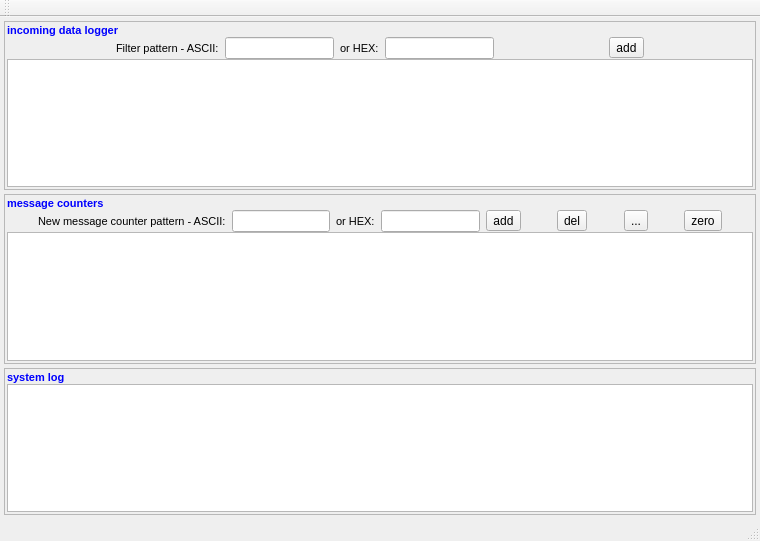
<?xml version="1.0" encoding="UTF-8"?>
<ui version="4.0">
 <class>MainWindow</class>
 <widget class="QMainWindow" name="MainWindow">
  <property name="geometry">
   <rect>
    <x>0</x>
    <y>0</y>
    <width>760</width>
    <height>541</height>
   </rect>
  </property>
  <property name="windowTitle">
   <string>SerialSurveyor</string>
  </property>
  <property name="windowIcon">
   <iconset resource="common.qrc">
    <normaloff>:/icon/port</normaloff>:/icon/port</iconset>
  </property>
  <widget class="QWidget" name="centralWidget">
   <layout class="QVBoxLayout" name="verticalLayout_4">
    <property name="spacing">
     <number>4</number>
    </property>
    <property name="leftMargin">
     <number>4</number>
    </property>
    <property name="topMargin">
     <number>4</number>
    </property>
    <property name="rightMargin">
     <number>4</number>
    </property>
    <property name="bottomMargin">
     <number>4</number>
    </property>
    <item>
     <widget class="QFrame" name="frameLog">
      <property name="frameShape">
       <enum>QFrame::StyledPanel</enum>
      </property>
      <property name="frameShadow">
       <enum>QFrame::Raised</enum>
      </property>
      <layout class="QVBoxLayout" name="verticalLayout">
       <property name="spacing">
        <number>0</number>
       </property>
       <property name="leftMargin">
        <number>2</number>
       </property>
       <property name="topMargin">
        <number>2</number>
       </property>
       <property name="rightMargin">
        <number>2</number>
       </property>
       <property name="bottomMargin">
        <number>2</number>
       </property>
       <item>
        <widget class="QLabel" name="label_7">
         <property name="palette">
          <palette>
           <active>
            <colorrole role="WindowText">
             <brush brushstyle="SolidPattern">
              <color alpha="255">
               <red>0</red>
               <green>0</green>
               <blue>255</blue>
              </color>
             </brush>
            </colorrole>
           </active>
           <inactive>
            <colorrole role="WindowText">
             <brush brushstyle="SolidPattern">
              <color alpha="255">
               <red>0</red>
               <green>0</green>
               <blue>255</blue>
              </color>
             </brush>
            </colorrole>
           </inactive>
           <disabled>
            <colorrole role="WindowText">
             <brush brushstyle="SolidPattern">
              <color alpha="255">
               <red>127</red>
               <green>127</green>
               <blue>126</blue>
              </color>
             </brush>
            </colorrole>
           </disabled>
          </palette>
         </property>
         <property name="font">
          <font>
           <pointsize>8</pointsize>
           <weight>75</weight>
           <bold>true</bold>
          </font>
         </property>
         <property name="text">
          <string>incoming data logger</string>
         </property>
        </widget>
       </item>
       <item>
        <layout class="QHBoxLayout" name="horizontalLayout_2">
         <item>
          <spacer name="horizontalSpacer_6">
           <property name="orientation">
            <enum>Qt::Horizontal</enum>
           </property>
           <property name="sizeHint" stdset="0">
            <size>
             <width>40</width>
             <height>20</height>
            </size>
           </property>
          </spacer>
         </item>
         <item>
          <widget class="QLabel" name="label_3">
           <property name="font">
            <font>
             <pointsize>8</pointsize>
            </font>
           </property>
           <property name="text">
            <string>Filter pattern - ASCII:</string>
           </property>
          </widget>
         </item>
         <item>
          <widget class="QLineEdit" name="editFilterAscii"/>
         </item>
         <item>
          <widget class="QLabel" name="label_4">
           <property name="font">
            <font>
             <pointsize>8</pointsize>
            </font>
           </property>
           <property name="text">
            <string>or HEX:</string>
           </property>
          </widget>
         </item>
         <item>
          <widget class="QLineEdit" name="editFilterHex"/>
         </item>
         <item>
          <spacer name="horizontalSpacer_7">
           <property name="orientation">
            <enum>Qt::Horizontal</enum>
           </property>
           <property name="sizeHint" stdset="0">
            <size>
             <width>40</width>
             <height>20</height>
            </size>
           </property>
          </spacer>
         </item>
         <item>
          <widget class="QToolButton" name="btnClearFilter">
           <property name="text">
            <string>add</string>
           </property>
           <property name="icon">
            <iconset resource="common.qrc">
             <normaloff>:/icon/nofilter</normaloff>:/icon/nofilter</iconset>
           </property>
          </widget>
         </item>
         <item>
          <spacer name="horizontalSpacer_9">
           <property name="orientation">
            <enum>Qt::Horizontal</enum>
           </property>
           <property name="sizeHint" stdset="0">
            <size>
             <width>40</width>
             <height>20</height>
            </size>
           </property>
          </spacer>
         </item>
        </layout>
       </item>
       <item>
        <widget class="QTableView" name="logView">
         <property name="font">
          <font>
           <pointsize>8</pointsize>
          </font>
         </property>
         <property name="autoScroll">
          <bool>true</bool>
         </property>
         <property name="alternatingRowColors">
          <bool>false</bool>
         </property>
         <property name="selectionMode">
          <enum>QAbstractItemView::SingleSelection</enum>
         </property>
         <property name="selectionBehavior">
          <enum>QAbstractItemView::SelectRows</enum>
         </property>
         <property name="sortingEnabled">
          <bool>true</bool>
         </property>
        </widget>
       </item>
      </layout>
     </widget>
    </item>
    <item>
     <widget class="QFrame" name="frameCounters">
      <property name="frameShape">
       <enum>QFrame::StyledPanel</enum>
      </property>
      <property name="frameShadow">
       <enum>QFrame::Raised</enum>
      </property>
      <layout class="QVBoxLayout" name="verticalLayout_3">
       <property name="spacing">
        <number>0</number>
       </property>
       <property name="leftMargin">
        <number>2</number>
       </property>
       <property name="topMargin">
        <number>2</number>
       </property>
       <property name="rightMargin">
        <number>2</number>
       </property>
       <property name="bottomMargin">
        <number>2</number>
       </property>
       <item>
        <widget class="QLabel" name="label_6">
         <property name="palette">
          <palette>
           <active>
            <colorrole role="WindowText">
             <brush brushstyle="SolidPattern">
              <color alpha="255">
               <red>0</red>
               <green>0</green>
               <blue>255</blue>
              </color>
             </brush>
            </colorrole>
           </active>
           <inactive>
            <colorrole role="WindowText">
             <brush brushstyle="SolidPattern">
              <color alpha="255">
               <red>0</red>
               <green>0</green>
               <blue>255</blue>
              </color>
             </brush>
            </colorrole>
           </inactive>
           <disabled>
            <colorrole role="WindowText">
             <brush brushstyle="SolidPattern">
              <color alpha="255">
               <red>127</red>
               <green>127</green>
               <blue>126</blue>
              </color>
             </brush>
            </colorrole>
           </disabled>
          </palette>
         </property>
         <property name="font">
          <font>
           <pointsize>8</pointsize>
           <weight>75</weight>
           <bold>true</bold>
          </font>
         </property>
         <property name="text">
          <string>message counters</string>
         </property>
        </widget>
       </item>
       <item>
        <layout class="QHBoxLayout" name="horizontalLayout">
         <item>
          <spacer name="horizontalSpacer_4">
           <property name="orientation">
            <enum>Qt::Horizontal</enum>
           </property>
           <property name="sizeHint" stdset="0">
            <size>
             <width>40</width>
             <height>20</height>
            </size>
           </property>
          </spacer>
         </item>
         <item>
          <widget class="QLabel" name="label">
           <property name="font">
            <font>
             <pointsize>8</pointsize>
            </font>
           </property>
           <property name="text">
            <string>New message counter pattern - ASCII:</string>
           </property>
          </widget>
         </item>
         <item>
          <widget class="QLineEdit" name="editPattern"/>
         </item>
         <item>
          <widget class="QLabel" name="label_2">
           <property name="font">
            <font>
             <pointsize>8</pointsize>
            </font>
           </property>
           <property name="text">
            <string>or HEX:</string>
           </property>
          </widget>
         </item>
         <item>
          <widget class="QLineEdit" name="editPatternHex"/>
         </item>
         <item>
          <widget class="QToolButton" name="btnAddCounter">
           <property name="text">
            <string>add</string>
           </property>
           <property name="icon">
            <iconset resource="common.qrc">
             <normaloff>:/icon/plus</normaloff>:/icon/plus</iconset>
           </property>
          </widget>
         </item>
         <item>
          <spacer name="horizontalSpacer">
           <property name="orientation">
            <enum>Qt::Horizontal</enum>
           </property>
           <property name="sizeHint" stdset="0">
            <size>
             <width>40</width>
             <height>20</height>
            </size>
           </property>
          </spacer>
         </item>
         <item>
          <widget class="QToolButton" name="btnDelCounter">
           <property name="text">
            <string>del</string>
           </property>
           <property name="icon">
            <iconset resource="common.qrc">
             <normaloff>:/icon/minus</normaloff>:/icon/minus</iconset>
           </property>
          </widget>
         </item>
         <item>
          <spacer name="horizontalSpacer_5">
           <property name="orientation">
            <enum>Qt::Horizontal</enum>
           </property>
           <property name="sizeHint" stdset="0">
            <size>
             <width>40</width>
             <height>20</height>
            </size>
           </property>
          </spacer>
         </item>
         <item>
          <widget class="QToolButton" name="btnOpen">
           <property name="text">
            <string>...</string>
           </property>
           <property name="icon">
            <iconset resource="common.qrc">
             <normaloff>:/icon/open</normaloff>:/icon/open</iconset>
           </property>
          </widget>
         </item>
         <item>
          <spacer name="horizontalSpacer_2">
           <property name="orientation">
            <enum>Qt::Horizontal</enum>
           </property>
           <property name="sizeHint" stdset="0">
            <size>
             <width>40</width>
             <height>20</height>
            </size>
           </property>
          </spacer>
         </item>
         <item>
          <widget class="QToolButton" name="btnRestartCounter">
           <property name="text">
            <string>zero</string>
           </property>
           <property name="icon">
            <iconset resource="common.qrc">
             <normaloff>:/icon/refresh</normaloff>:/icon/refresh</iconset>
           </property>
          </widget>
         </item>
         <item>
          <spacer name="horizontalSpacer_3">
           <property name="orientation">
            <enum>Qt::Horizontal</enum>
           </property>
           <property name="sizeHint" stdset="0">
            <size>
             <width>40</width>
             <height>20</height>
            </size>
           </property>
          </spacer>
         </item>
        </layout>
       </item>
       <item>
        <widget class="QTableView" name="counterView">
         <property name="alternatingRowColors">
          <bool>false</bool>
         </property>
         <property name="selectionMode">
          <enum>QAbstractItemView::SingleSelection</enum>
         </property>
         <property name="selectionBehavior">
          <enum>QAbstractItemView::SelectItems</enum>
         </property>
         <property name="sortingEnabled">
          <bool>true</bool>
         </property>
        </widget>
       </item>
      </layout>
     </widget>
    </item>
    <item>
     <widget class="QFrame" name="frameSyslog">
      <property name="frameShape">
       <enum>QFrame::StyledPanel</enum>
      </property>
      <property name="frameShadow">
       <enum>QFrame::Raised</enum>
      </property>
      <layout class="QVBoxLayout" name="verticalLayout_2">
       <property name="spacing">
        <number>0</number>
       </property>
       <property name="leftMargin">
        <number>2</number>
       </property>
       <property name="topMargin">
        <number>2</number>
       </property>
       <property name="rightMargin">
        <number>2</number>
       </property>
       <property name="bottomMargin">
        <number>2</number>
       </property>
       <item>
        <widget class="QLabel" name="label_5">
         <property name="palette">
          <palette>
           <active>
            <colorrole role="WindowText">
             <brush brushstyle="SolidPattern">
              <color alpha="255">
               <red>0</red>
               <green>0</green>
               <blue>255</blue>
              </color>
             </brush>
            </colorrole>
           </active>
           <inactive>
            <colorrole role="WindowText">
             <brush brushstyle="SolidPattern">
              <color alpha="255">
               <red>0</red>
               <green>0</green>
               <blue>255</blue>
              </color>
             </brush>
            </colorrole>
           </inactive>
           <disabled>
            <colorrole role="WindowText">
             <brush brushstyle="SolidPattern">
              <color alpha="255">
               <red>127</red>
               <green>127</green>
               <blue>126</blue>
              </color>
             </brush>
            </colorrole>
           </disabled>
          </palette>
         </property>
         <property name="font">
          <font>
           <pointsize>8</pointsize>
           <weight>75</weight>
           <bold>true</bold>
          </font>
         </property>
         <property name="text">
          <string>system log</string>
         </property>
        </widget>
       </item>
       <item>
        <widget class="QPlainTextEdit" name="logText">
         <property name="readOnly">
          <bool>true</bool>
         </property>
        </widget>
       </item>
      </layout>
     </widget>
    </item>
   </layout>
  </widget>
  <widget class="QToolBar" name="toolBar">
   <attribute name="toolBarArea">
    <enum>TopToolBarArea</enum>
   </attribute>
   <attribute name="toolBarBreak">
    <bool>false</bool>
   </attribute>
  </widget>
  <widget class="QStatusBar" name="statusBar"/>
 </widget>
 <layoutdefault spacing="6" margin="11"/>
 <resources>
  <include location="common.qrc"/>
 </resources>
 <connections/>
</ui>
